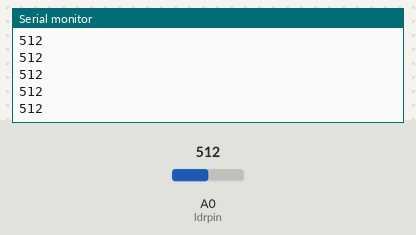
The sketch below on a simulated Arduino Uno, built with avr-gcc and run on an emulated ATmega328P. Parts: the last lines printed to the serial monitor. The inputs (shaded band) are chosen by the test bench; at power-on: A0 (ldrpin) = 512.

Above: at 1.2 s.
1.3 s: A0 (ldrpin) set to 716
At 2.1 s:
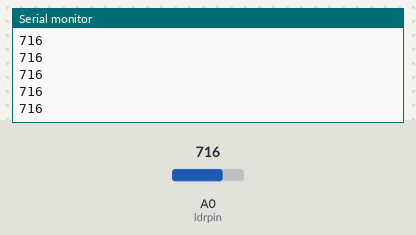
2.8 s: A0 (ldrpin) set to 900
At 3.4 s:
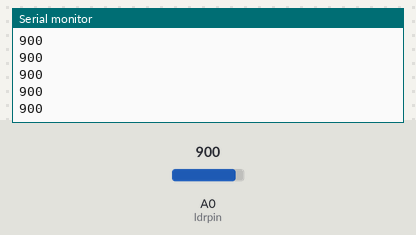
Timing chart, 0 to 5.8 s (numbered marks = the images above; inputs shaded):
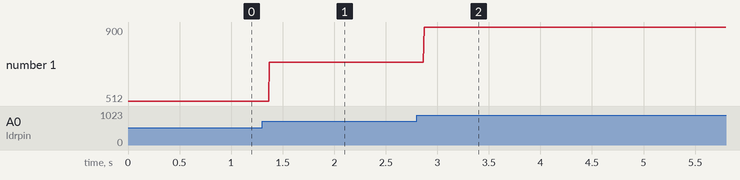

The sketch:

ldr1.ino
```cpp
int ldrpin=0;
void setup() {
  // put your setup code here, to run once:
pinMode(ldrpin,INPUT);Serial.begin(9600);
}

void loop() {
  // put your main code here, to run repeatedly:
Serial.println(analogRead(ldrpin));
}
```

Measured:
- after the input at 1.3 s, the serial monitor: prints a new line after 0.07 s (image 1)
- after the input at 2.8 s, the serial monitor: prints a new line after 0.07 s (image 2)
- plotted number 1: 512 → 716 after the input at 1.3 s, 716 → 900 after the input at 2.8 s
